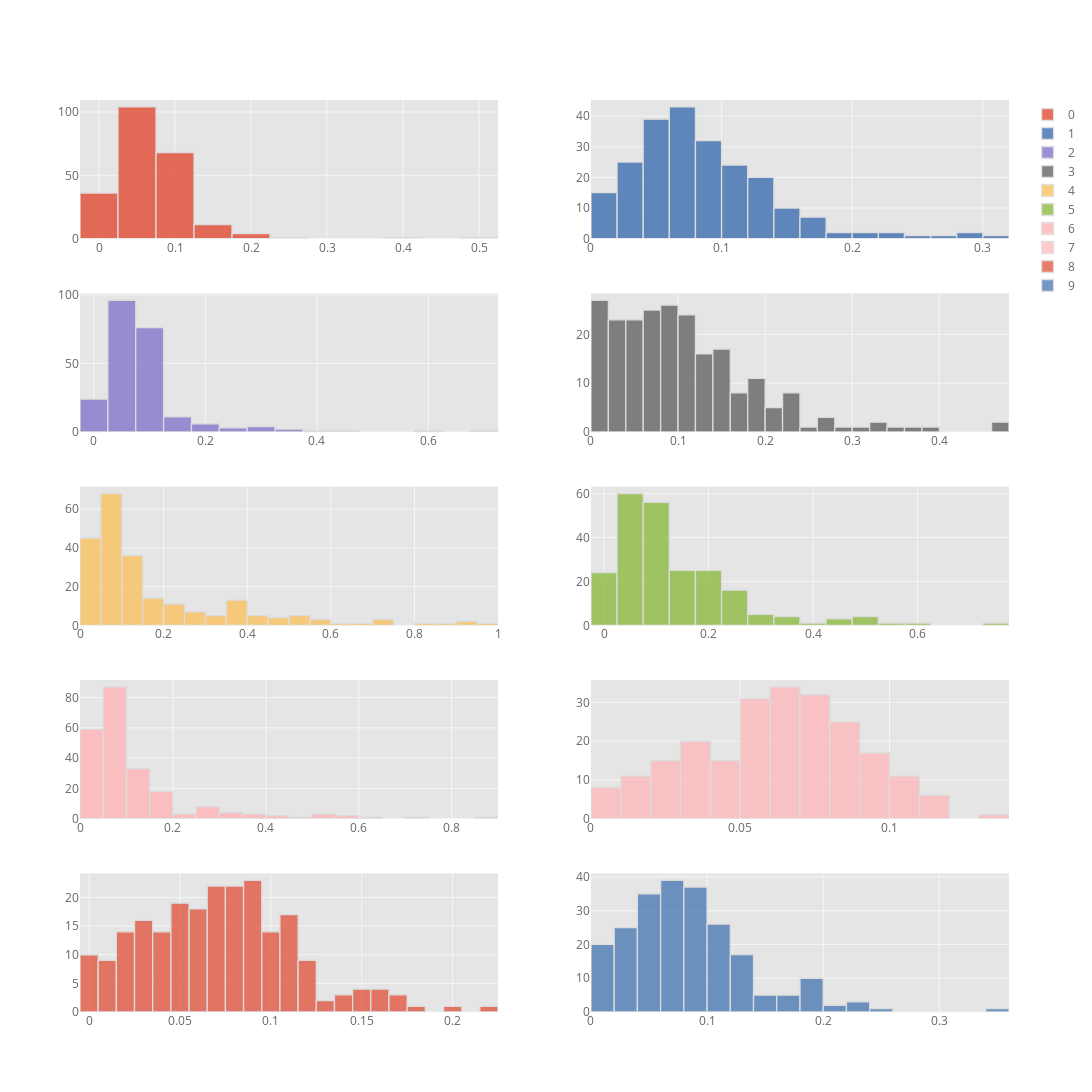

Notebook code for this chart:
### Code cell
softmax_lrp.iplot(kind="histogram", bins=25, subplots=True)

### Figure 1 — Plotly figure (JSON) as saved in the notebook; plotly's stock layout.template omitted (floating-point values rounded to 4 significant figures; data arrays with more than 128 entries replaced by an {"elided": "..."} marker saying what was removed)
{"data": [{"histfunc": "count", "histnorm": "", "marker": {"color": "rgba(226, 74, 51, 1.0)", "line": {"color": "#D9D9D9", "width": 1.3}}, "name": "0", "nbinsx": 25, "opacity": 0.8, "orientation": "v", "type": "histogram", "uid": "dae13efa-f1f2-412d-a9d7-a08388845f28", "x": {"elided": "226 float values"}, "xaxis": "x", "yaxis": "y"}, {"histfunc": "count", "histnorm": "", "marker": {"color": "rgba(62, 111, 176, 1.0)", "line": {"color": "#D9D9D9", "width": 1.3}}, "name": "1", "nbinsx": 25, "opacity": 0.8, "orientation": "v", "type": "histogram", "uid": "1fabbad7-a02e-4af2-b333-33af48d22cd1", "x": {"elided": "226 float values"}, "xaxis": "x2", "yaxis": "y2"}, {"histfunc": "count", "histnorm": "", "marker": {"color": "rgba(132, 118, 202, 1.0)", "line": {"color": "#D9D9D9", "width": 1.3}}, "name": "2", "nbinsx": 25, "opacity": 0.8, "orientation": "v", "type": "histogram", "uid": "a1f8b359-b3fa-4dee-8d90-88d60c1f9809", "x": {"elided": "226 float values"}, "xaxis": "x3", "yaxis": "y3"}, {"histfunc": "count", "histnorm": "", "marker": {"color": "rgba(101, 101, 101, 1.0)", "line": {"color": "#D9D9D9", "width": 1.3}}, "name": "3", "nbinsx": 25, "opacity": 0.8, "orientation": "v", "type": "histogram", "uid": "e88e0285-4e31-427a-a72f-146931b580d1", "x": {"elided": "226 float values"}, "xaxis": "x4", "yaxis": "y4"}, {"histfunc": "count", "histnorm": "", "marker": {"color": "rgba(251, 193, 94, 1.0)", "line": {"color": "#D9D9D9", "width": 1.3}}, "name": "4", "nbinsx": 25, "opacity": 0.8, "orientation": "v", "type": "histogram", "uid": "490c62a2-2da3-4e93-b42f-5c5da92bf3e7", "x": {"elided": "226 float values"}, "xaxis": "x5", "yaxis": "y5"}, {"histfunc": "count", "histnorm": "", "marker": {"color": "rgba(142, 186, 66, 1.0)", "line": {"color": "#D9D9D9", "width": 1.3}}, "name": "5", "nbinsx": 25, "opacity": 0.8, "orientation": "v", "type": "histogram", "uid": "ef0dfa25-c7ba-4dbe-b810-d904014a3078", "x": {"elided": "226 float values"}, "xaxis": "x6", "yaxis": "y6"}, {"histfunc": "count", "histnorm": "", "marker": {"color": "rgba(255, 181, 184, 1.0)", "line": {"color": "#D9D9D9", "width": 1.3}}, "name": "6", "nbinsx": 25, "opacity": 0.8, "orientation": "v", "type": "histogram", "uid": "a922eac4-def2-4725-987e-77b92c83e39c", "x": {"elided": "226 float values"}, "xaxis": "x7", "yaxis": "y7"}, {"histfunc": "count", "histnorm": "", "marker": {"color": "rgba(255, 181, 184, 0.8999999999999999)", "line": {"color": "#D9D9D9", "width": 1.3}}, "name": "7", "nbinsx": 25, "opacity": 0.8, "orientation": "v", "type": "histogram", "uid": "63e399f9-992c-4e2d-9c55-f145c9183fd5", "x": {"elided": "226 float values"}, "xaxis": "x8", "yaxis": "y8"}, {"histfunc": "count", "histnorm": "", "marker": {"color": "rgba(226, 74, 51, 0.8999999999999999)", "line": {"color": "#D9D9D9", "width": 1.3}}, "name": "8", "nbinsx": 25, "opacity": 0.8, "orientation": "v", "type": "histogram", "uid": "caacd6a5-9f0b-41c9-bca6-ac8f16c66bc6", "x": {"elided": "226 float values"}, "xaxis": "x9", "yaxis": "y9"}, {"histfunc": "count", "histnorm": "", "marker": {"color": "rgba(62, 111, 176, 0.8999999999999999)", "line": {"color": "#D9D9D9", "width": 1.3}}, "name": "9", "nbinsx": 25, "opacity": 0.8, "orientation": "v", "type": "histogram", "uid": "abc10a38-a0c6-42ea-8ee6-5d71366db432", "x": {"elided": "226 float values"}, "xaxis": "x10", "yaxis": "y10"}], "layout": {"barmode": "overlay", "height": 2000, "legend": {"bgcolor": "#FFFFFF", "font": {"color": "#666666"}}, "paper_bgcolor": "#FFFFFF", "plot_bgcolor": "#E5E5E5", "title": {"font": {"color": "#151516"}}, "width": 1500, "xaxis": {"anchor": "y", "autorange": true, "domain": [0, 0.45], "gridcolor": "#F6F6F6", "range": [-0.025, 0.525], "showgrid": true, "tickfont": {"color": "#666666"}, "title": {"font": {"color": "#666666"}, "text": ""}, "type": "linear", "zerolinecolor": "#F6F6F6"}, "xaxis10": {"anchor": "y10", "autorange": true, "domain": [0.55, 1], "gridcolor": "#F6F6F6", "range": [1.908e-17, 0.36], "showgrid": true, "tickfont": {"color": "#666666"}, "title": {"font": {"color": "#666666"}, "text": ""}, "type": "linear", "zerolinecolor": "#F6F6F6"}, "xaxis2": {"anchor": "y2", "autorange": true, "domain": [0.55, 1], "gridcolor": "#F6F6F6", "range": [1.908e-17, 0.32], "showgrid": true, "tickfont": {"color": "#666666"}, "title": {"font": {"color": "#666666"}, "text": ""}, "type": "linear", "zerolinecolor": "#F6F6F6"}, "xaxis3": {"anchor": "y3", "autorange": true, "domain": [0, 0.45], "gridcolor": "#F6F6F6", "range": [-0.025, 0.725], "showgrid": true, "tickfont": {"color": "#666666"}, "title": {"font": {"color": "#666666"}, "text": ""}, "type": "linear", "zerolinecolor": "#F6F6F6"}, "xaxis4": {"anchor": "y4", "autorange": true, "domain": [0.55, 1], "gridcolor": "#F6F6F6", "range": [1.908e-17, 0.48], "showgrid": true, "tickfont": {"color": "#666666"}, "title": {"font": {"color": "#666666"}, "text": ""}, "type": "linear", "zerolinecolor": "#F6F6F6"}, "xaxis5": {"anchor": "y5", "autorange": true, "domain": [0, 0.45], "gridcolor": "#F6F6F6", "range": [3.469e-17, 1.0], "showgrid": true, "tickfont": {"color": "#666666"}, "title": {"font": {"color": "#666666"}, "text": ""}, "type": "linear", "zerolinecolor": "#F6F6F6"}, "xaxis6": {"anchor": "y6", "autorange": true, "domain": [0.55, 1], "gridcolor": "#F6F6F6", "range": [-0.025, 0.775], "showgrid": true, "tickfont": {"color": "#666666"}, "title": {"font": {"color": "#666666"}, "text": ""}, "type": "linear", "zerolinecolor": "#F6F6F6"}, "xaxis7": {"anchor": "y7", "autorange": true, "domain": [0, 0.45], "gridcolor": "#F6F6F6", "range": [3.469e-17, 0.9], "showgrid": true, "tickfont": {"color": "#666666"}, "title": {"font": {"color": "#666666"}, "text": ""}, "type": "linear", "zerolinecolor": "#F6F6F6"}, "xaxis8": {"anchor": "y8", "autorange": true, "domain": [0.55, 1], "gridcolor": "#F6F6F6", "range": [9.541e-18, 0.14], "showgrid": true, "tickfont": {"color": "#666666"}, "title": {"font": {"color": "#666666"}, "text": ""}, "type": "linear", "zerolinecolor": "#F6F6F6"}, "xaxis9": {"anchor": "y9", "autorange": true, "domain": [0, 0.45], "gridcolor": "#F6F6F6", "range": [-0.005, 0.225], "showgrid": true, "tickfont": {"color": "#666666"}, "title": {"font": {"color": "#666666"}, "text": ""}, "type": "linear", "zerolinecolor": "#F6F6F6"}, "yaxis": {"anchor": "x", "autorange": true, "domain": [0.848, 1], "gridcolor": "#F6F6F6", "range": [0, 109.5], "showgrid": true, "tickfont": {"color": "#666666"}, "title": {"font": {"color": "#666666"}, "text": ""}, "zerolinecolor": "#F6F6F6"}, "yaxis10": {"anchor": "x10", "autorange": true, "domain": [0, 0.152], "gridcolor": "#F6F6F6", "range": [0, 41.05], "showgrid": true, "tickfont": {"color": "#666666"}, "title": {"font": {"color": "#666666"}, "text": ""}, "zerolinecolor": "#F6F6F6"}, "yaxis2": {"anchor": "x2", "autorange": true, "domain": [0.848, 1], "gridcolor": "#F6F6F6", "range": [0, 45.26], "showgrid": true, "tickfont": {"color": "#666666"}, "title": {"font": {"color": "#666666"}, "text": ""}, "zerolinecolor": "#F6F6F6"}, "yaxis3": {"anchor": "x3", "autorange": true, "domain": [0.636, 0.788], "gridcolor": "#F6F6F6", "range": [0, 101.1], "showgrid": true, "tickfont": {"color": "#666666"}, "title": {"font": {"color": "#666666"}, "text": ""}, "zerolinecolor": "#F6F6F6"}, "yaxis4": {"anchor": "x4", "autorange": true, "domain": [0.636, 0.788], "gridcolor": "#F6F6F6", "range": [0, 28.42], "showgrid": true, "tickfont": {"color": "#666666"}, "title": {"font": {"color": "#666666"}, "text": ""}, "zerolinecolor": "#F6F6F6"}, "yaxis5": {"anchor": "x5", "autorange": true, "domain": [0.424, 0.576], "gridcolor": "#F6F6F6", "range": [0, 71.58], "showgrid": true, "tickfont": {"color": "#666666"}, "title": {"font": {"color": "#666666"}, "text": ""}, "zerolinecolor": "#F6F6F6"}, "yaxis6": {"anchor": "x6", "autorange": true, "domain": [0.424, 0.576], "gridcolor": "#F6F6F6", "range": [0, 63.16], "showgrid": true, "tickfont": {"color": "#666666"}, "title": {"font": {"color": "#666666"}, "text": ""}, "zerolinecolor": "#F6F6F6"}, "yaxis7": {"anchor": "x7", "autorange": true, "domain": [0.212, 0.364], "gridcolor": "#F6F6F6", "range": [0, 91.58], "showgrid": true, "tickfont": {"color": "#666666"}, "title": {"font": {"color": "#666666"}, "text": ""}, "zerolinecolor": "#F6F6F6"}, "yaxis8": {"anchor": "x8", "autorange": true, "domain": [0.212, 0.364], "gridcolor": "#F6F6F6", "range": [0, 35.79], "showgrid": true, "tickfont": {"color": "#666666"}, "title": {"font": {"color": "#666666"}, "text": ""}, "zerolinecolor": "#F6F6F6"}, "yaxis9": {"anchor": "x9", "autorange": true, "domain": [0, 0.152], "gridcolor": "#F6F6F6", "range": [0, 24.21], "showgrid": true, "tickfont": {"color": "#666666"}, "title": {"font": {"color": "#666666"}, "text": ""}, "zerolinecolor": "#F6F6F6"}}}
